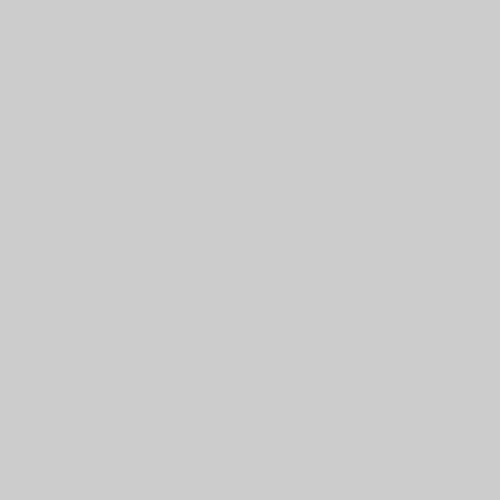
Frame 1 (no input)
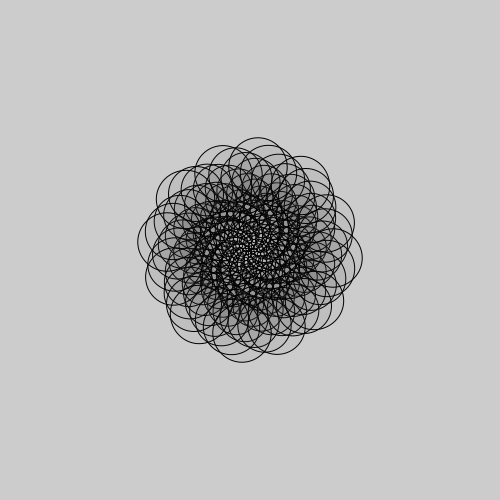
Frame 60 (the mouse pressed at the canvas centre just before this capture)
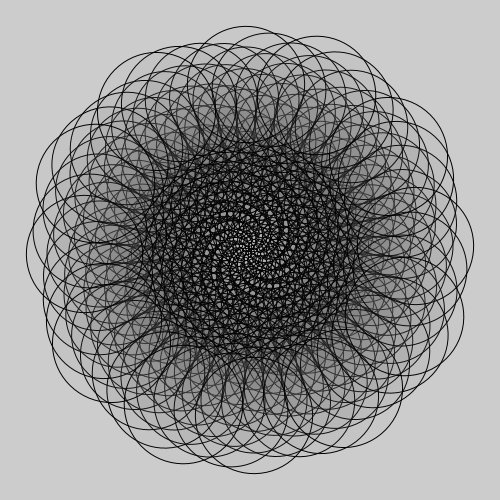
Frame 120 (the mouse held since frame 60 and released just before this capture)

The Processing sketch that drew these frames (run headless with seeded random() and noise(); from frame 60 on, the mouse is pressed at the canvas centre):

// Processing sketch: sketch_final
// ── sketch_final.pde
float x,m = 250;
int a =1;

void setup(){
  size(500,500);
  m = 0;
}

void draw(){
  translate(250,250);
  fill(m, 12);
  rotate(m);
  circle(x+m, x+m, m);
  circle(x-m, x+m, m);
  circle(x-m, x-m, m);
  circle(x+m, x-m, m);
  
  if(m > 350 || m < -225){
    a*=-1;
  }
  m+=a;
}
